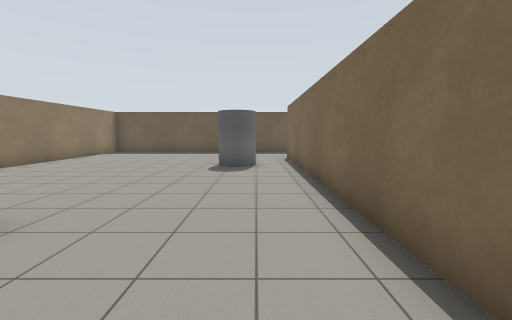
[1] (above)

17 first-person views from a walk through a robot-simulator world made for Gazebo. The camera is 1.2 m above the floor, tilts 6° down and sees 90° across. The floor is counted in squares, 1 m on a side. Each view is taken from the middle of a square. On the plan, view 1 faces up. The plan holds only what a view shows up to about 12 squares ahead; the rest is blank.

[2]
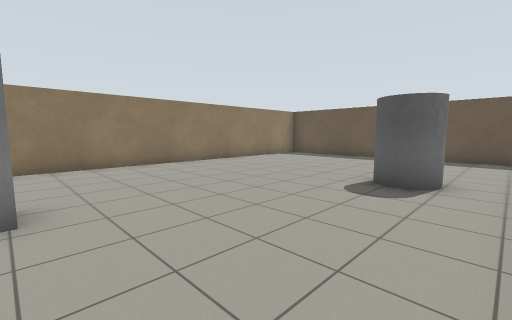

[3]
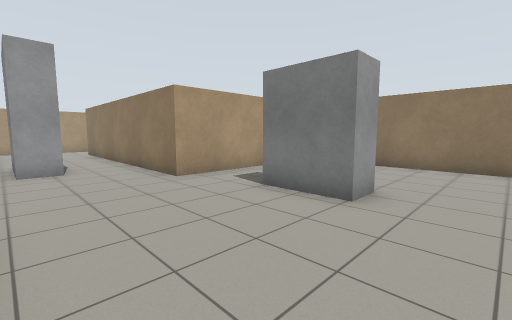

[4]
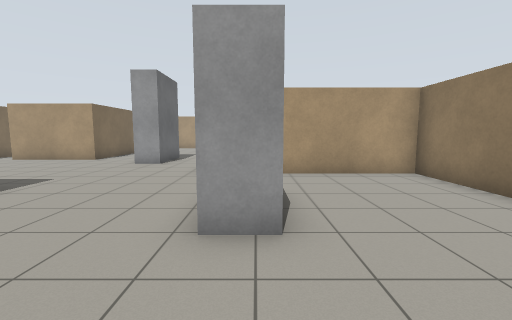

[5]
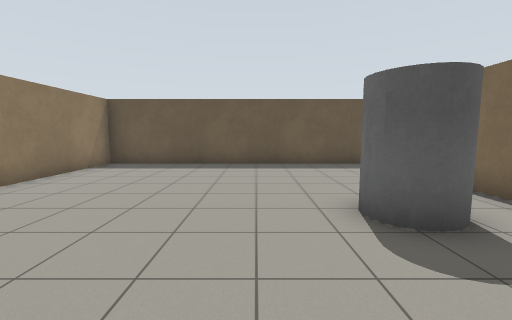

[6]
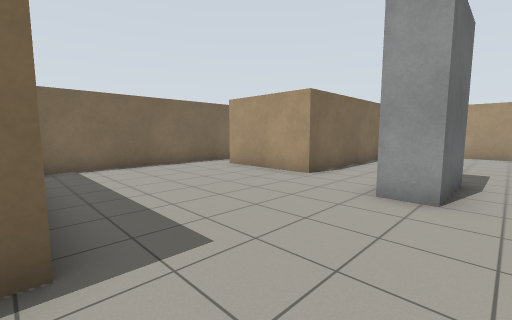

[7]
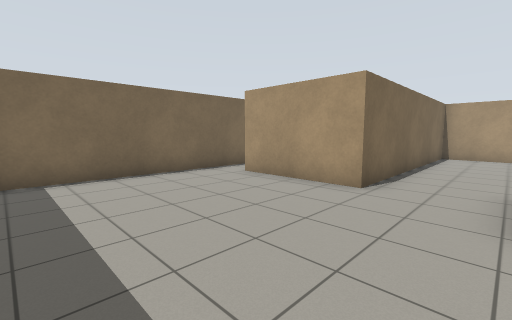

[8]
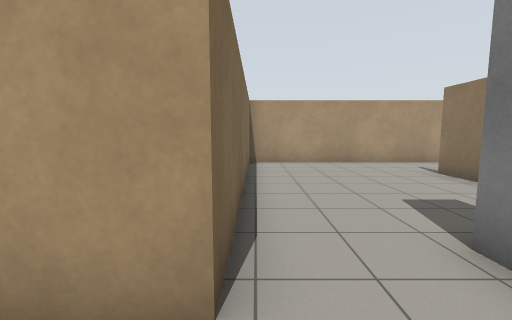

[9]
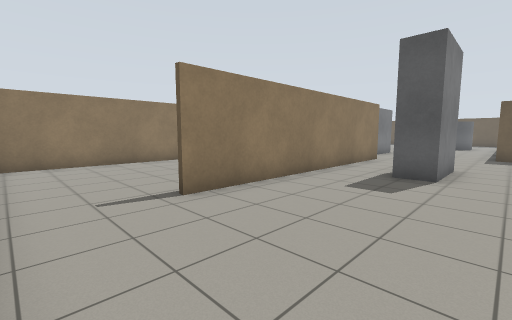

[10]
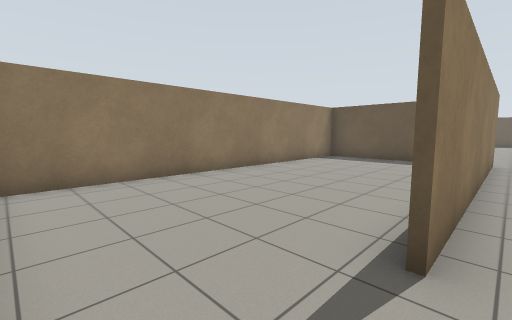

[11]
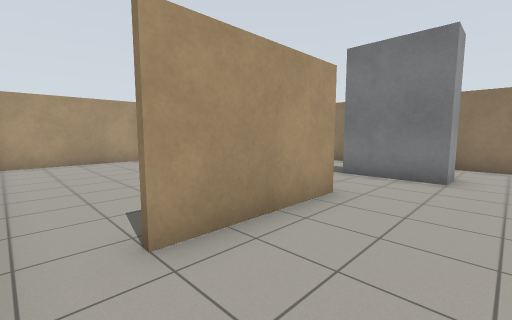

[12]
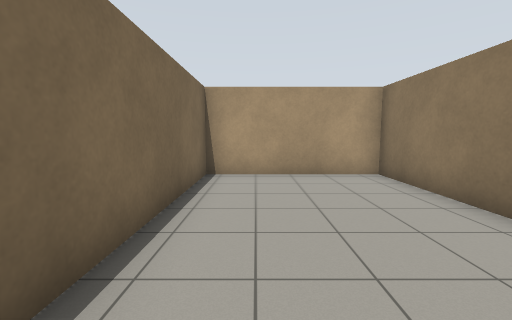

[13]
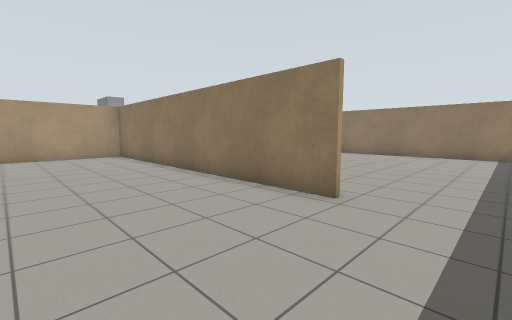

[14]
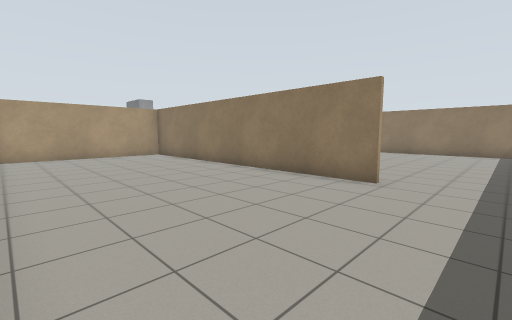

[15]
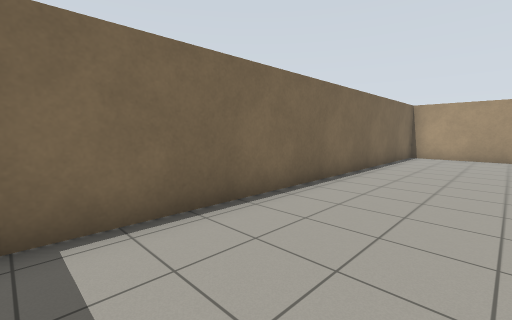

[16]
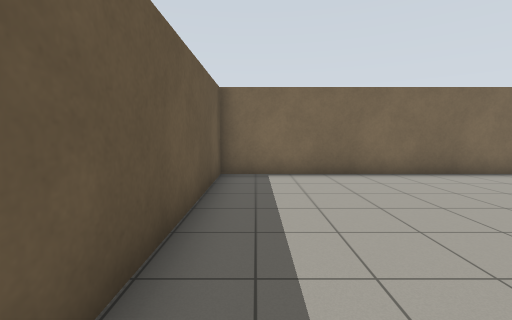

[17]
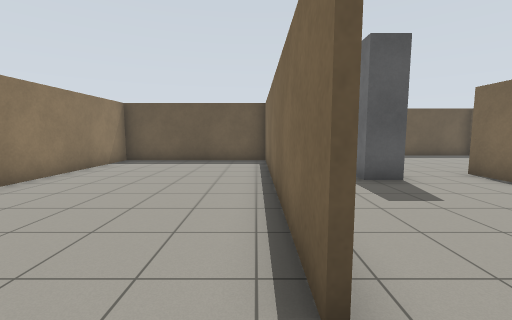

### Floor plan
Points are (right, up) in squares from view 1. A wall is a line through its corners. A room is listed if a view was taken in it or the views show most of it. See-through windows are left out.
Room 1 (views 1, 2, 3, 4, 5, 6, 7, 8, 9, 10, 11, 13, 14, 15, 16, 17)
walls: (2.1, 0.8) (1.6, 0.8) (1.6, 12.1); (-2.5, -1.7) (-8.7, -1.7); (2.9, 0.9) (8.1, 0.9); (-8.9, -1.6) (-2.4, -1.6) (-2.4, -11.6); (8.5, 1.2) (8.5, 16) (-8.7, 16) (-8.7, -14.1); (1.7, 12.9) (1.7, 2.1); (8.5, -6.5) (8.5, 0.2); (-2.6, -11.6) (-2.6, -2.3); (-4.5, -14.4) (3, -14.4); (3.3, -14.5) (3.3, -5.5) (7.1, -5.5)
ways out: opening at (8, -6) to room 2
objects: grey box (-4, 1) to (-4, 3); grey cylinder (-1, 9) to (0, 10); grey box (0, -6) to (1, -4)
Room 2 (view 12)
walls: (3.4, -10.5) (3.4, -14.5); (3, -14.4) (8.5, -14.4) (8.5, -6.5)
ways out: opening at (8, -6) to room 1

Positions as (right, up) in squares from view 1, and headings:
1: (0, 0), facing up
2: (1, 3), facing up-left
3: (1, 5), facing down-left
4: (-4, 6), facing down
5: (-3, 6), facing up
6: (-1, 1), facing down-right
7: (1, 0), facing down-right
8: (3, -4), facing down
9: (2, -14), facing up-left
10: (-2, -14), facing up-left
11: (8, -3), facing down-left
12: (7, -7), facing down
13: (6, 15), facing down-left
14: (8, 15), facing down-left
15: (5, 15), facing down-right
16: (1, 15), facing right
17: (-3, -13), facing up
